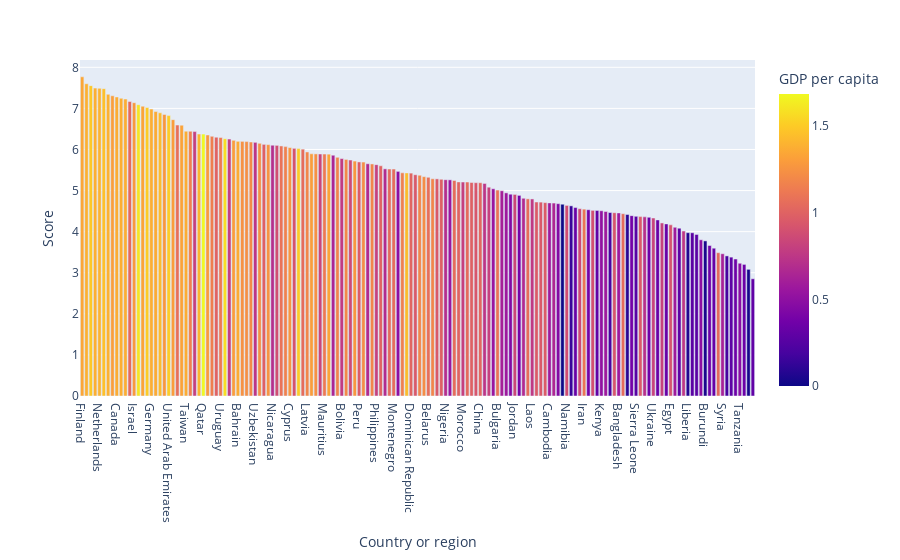

The notebook cell saved with this chart:
### Code cell
px.bar(DF, x='Country or region', y='Score',
      color='GDP per capita')

### Figure 1 — Plotly figure (JSON) as saved in the notebook; plotly's stock layout.template omitted (floating-point values rounded to 4 significant figures; data arrays with more than 128 entries replaced by an {"elided": "..."} marker saying what was removed)
{"data": [{"hovertemplate": "Country or region=%{x}<br>Score=%{y}<br>GDP per capita=%{marker.color}<extra></extra>", "legendgroup": "", "marker": {"color": {"elided": "156 float values"}, "coloraxis": "coloraxis", "pattern": {"shape": ""}}, "name": "", "orientation": "v", "showlegend": false, "textposition": "auto", "type": "bar", "x": {"elided": "156 str values"}, "xaxis": "x", "y": {"elided": "156 float values"}, "yaxis": "y"}], "layout": {"barmode": "relative", "coloraxis": {"colorbar": {"title": {"text": "GDP per capita"}}, "colorscale": [[0, "#0d0887"], [0.1111, "#46039f"], [0.2222, "#7201a8"], [0.3333, "#9c179e"], [0.4444, "#bd3786"], [0.5556, "#d8576b"], [0.6667, "#ed7953"], [0.7778, "#fb9f3a"], [0.8889, "#fdca26"], [1, "#f0f921"]]}, "legend": {"tracegroupgap": 0}, "margin": {"t": 60}, "xaxis": {"anchor": "y", "domain": [0, 1], "title": {"text": "Country or region"}}, "yaxis": {"anchor": "x", "domain": [0, 1], "title": {"text": "Score"}}}}
